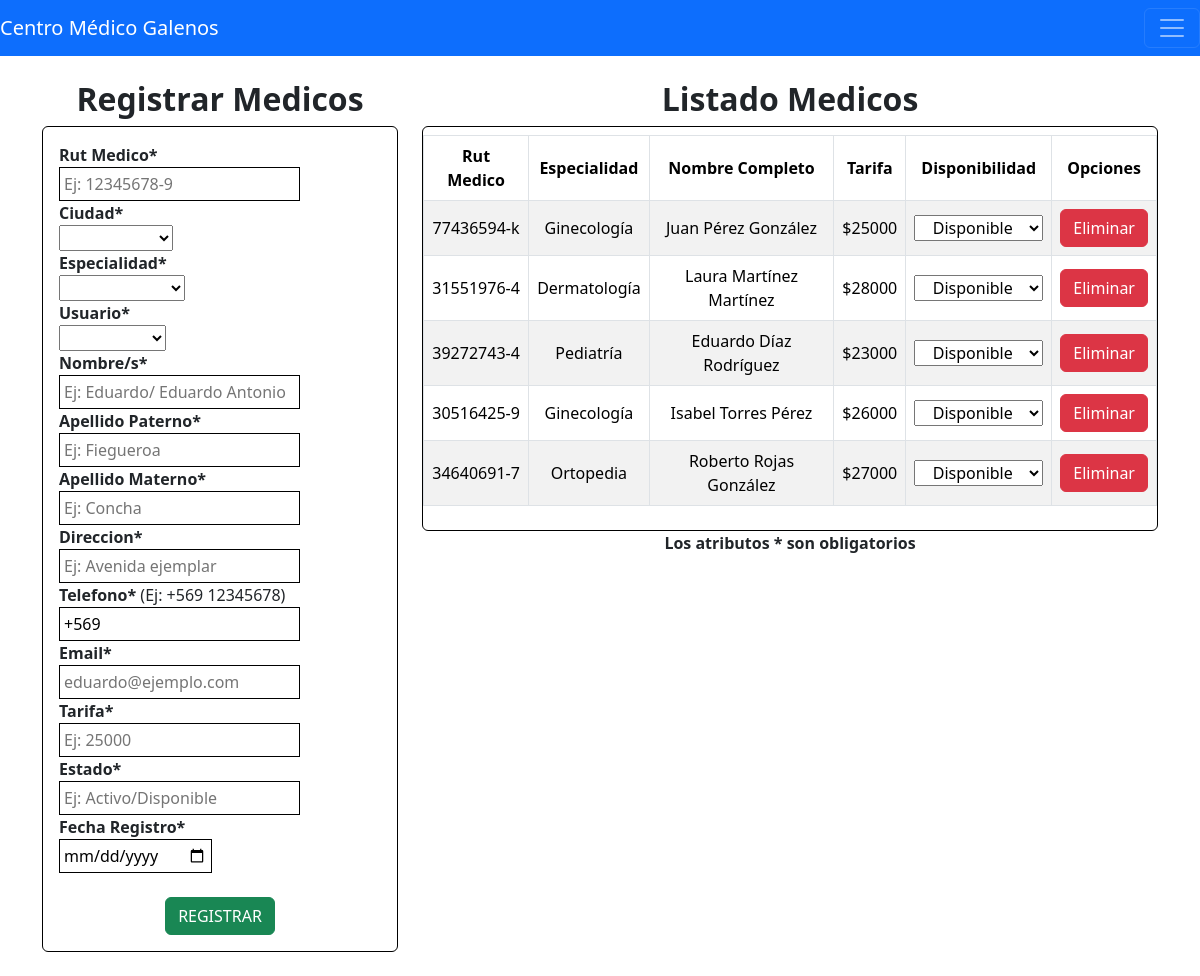
/Medico, run on an earlier commit of the app's database.
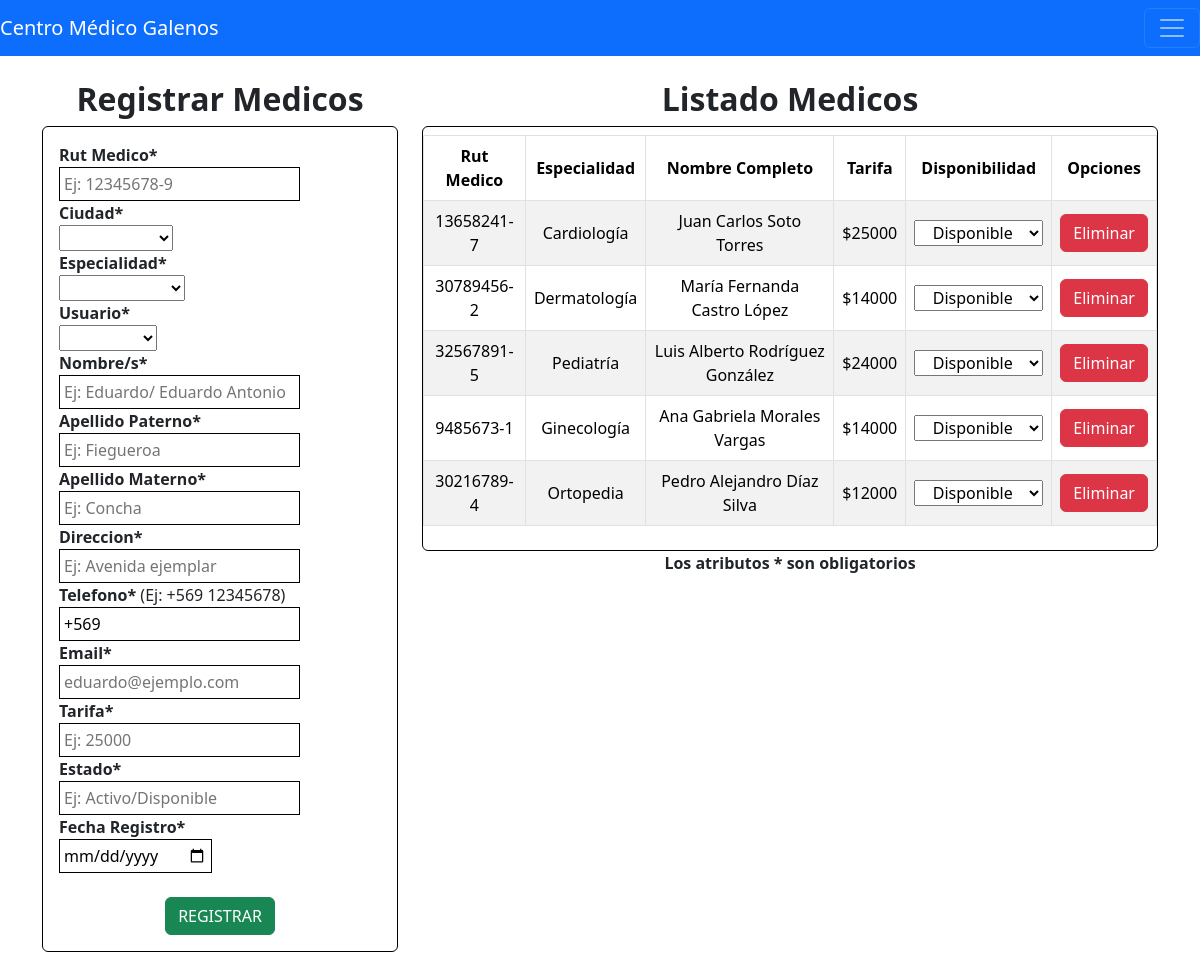
And on a later commit of the database.
### app/models.py (models this page shows, shortened)
class Profesional(models.Model):
    RutProfesional = models.CharField(max_length=50, null=False)
    IdCiudad = models.ForeignKey(Ciudad, on_delete=models.PROTECT, null=False)
    IdEspecialidad = models.ForeignKey(Especialidad, on_delete=models.PROTECT, null=False)
    IdUsuario = models.ForeignKey(Usuario, on_delete=models.PROTECT, null=True)
    Nombres = models.CharField(max_length=80, null=False)
    ApellidoP = models.CharField(max_length=30, null=False)
    ApellidoM = models.CharField(max_length=30, null=False)
    Direccion = models.CharField(max_length=30, null=True)
    Telefono = models.CharField(max_length=30, null=False)
    Email = models.CharField(max_length=50, null=False)
    Tarifa = models.CharField(max_length=30, null=False)
    Estado = models.CharField(max_length=50, null=False)
    FechaRegistro = models.DateField(null=False)

class Especialidad(models.Model):
    NombreEspecialidad = models.CharField(max_length=50, null=False)
    def __str__(self):
        return str(self.NombreEspecialidad)

### app/views.py (the view)
# urls.py: path('Medico', medico, name = "Medico"),
def medico(request):
    medicos = Profesional.objects.all()
    ciudades = Ciudad.objects.all()
    especialidades = Especialidad.objects.all()
    usuarios = Usuario.objects.all()
    return render(request, 'app/Medico.html', {"Medicos": medicos, "Ciudades": ciudades,
    "Especialidades": especialidades,"Usuarios": usuarios})

### app/templates/app/Medico.html (shortened to what the changed rows need)
{% extends 'app/Index.html' %}
{% block contenido %}
<div class="row">
    <div class="col=sm=12 col-md-6 col-lg-4 col-xl-4">
        <h2 style="text-align: center;"><strong>Registrar Medicos</strong></h2>
    </div>
    <div class="col=sm=12 col-md-6 col-lg-8 col-xl-8">
        <h2 style="text-align: center;"><strong>Listado Medicos</strong></h2>
        <div class="card" style="border-color: black;">
            <div class="table-responsive py-2">
                <table class="table table-striped table-bordered">
                    <thead>
                        <tr>
                            <th>Rut Medico</th>
                            <th>Especialidad</th>
                            <th>Nombre Completo</th>
                            <th>Tarifa</th>
                            <th>Disponibilidad</th>
                            <th>Opciones</th>
                        </tr>
                    </thead>
                    <tbody>
                        {% for m in Medicos %}
                        <tr>
                            <td>{{m.RutProfesional}}</td>
                            <td>{{m.IdEspecialidad}}</td>
                            <td>{{m.Nombres}} {{m.ApellidoP}} {{m.ApellidoM}}</td>
                            <td>${{m.Tarifa}}</td>
                            <td>
                                <select name="disponibilidad" id="disponibilidad">
                                    <option value="" style="text-align:center">Disponible</option>
                                </select>
                            </td>
                             <td><a href="#" onclick="eliminarMedico({{m.id}})" class="btn btn-danger btn-block text-white">Eliminar</a></td>
                        </tr>
                        {% endfor %}
                    </tbody>
                </table>
            </div>
        </div>
    </div>
</div>
{% endblock %}

What changed in the data, as far as the page shows it:
removed Profesional: RutProfesional "77436594-k", IdEspecialidad "Ginecología", Nombres "Juan", ApellidoP "Pérez", ApellidoM "González", Tarifa "25000"
removed Profesional: RutProfesional "31551976-4", IdEspecialidad "Dermatología", Nombres "Laura", ApellidoP "Martínez", ApellidoM "Martínez", Tarifa "28000"
removed Profesional: RutProfesional "39272743-4", IdEspecialidad "Pediatría", Nombres "Eduardo", ApellidoP "Díaz", ApellidoM "Rodríguez", Tarifa "23000"
removed Profesional: RutProfesional "30516425-9", IdEspecialidad "Ginecología", Nombres "Isabel", ApellidoP "Torres", ApellidoM "Pérez", Tarifa "26000"
removed Profesional: RutProfesional "34640691-7", IdEspecialidad "Ortopedia", Nombres "Roberto", ApellidoP "Rojas", ApellidoM "González", Tarifa "27000"
added Profesional: RutProfesional "13658241-7", IdEspecialidad "Cardiología", Nombres "Juan Carlos", ApellidoP "Soto", ApellidoM "Torres", Tarifa "25000"
added Profesional: RutProfesional "30789456-2", IdEspecialidad "Dermatología", Nombres "María Fernanda", ApellidoP "Castro", ApellidoM "López", Tarifa "14000"
added Profesional: RutProfesional "32567891-5", IdEspecialidad "Pediatría", Nombres "Luis Alberto", ApellidoP "Rodríguez", ApellidoM "González", Tarifa "24000"
added Profesional: RutProfesional "9485673-1", IdEspecialidad "Ginecología", Nombres "Ana Gabriela", ApellidoP "Morales", ApellidoM "Vargas", Tarifa "14000"
added Profesional: RutProfesional "30216789-4", IdEspecialidad "Ortopedia", Nombres "Pedro Alejandro", ApellidoP "Díaz", ApellidoM "Silva", Tarifa "12000"
